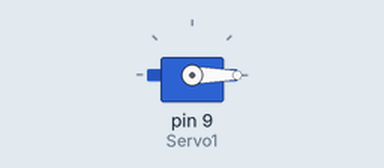
Simulated run of this sketch. Board: Arduino Uno, built with avr-gcc and run on an emulated ATmega328P. Shown: servo.

Above: at 0.05 s.
At 3.55 s:
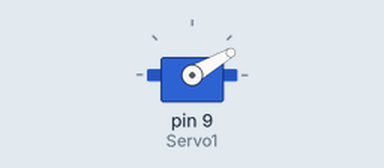
At 5.0 s:
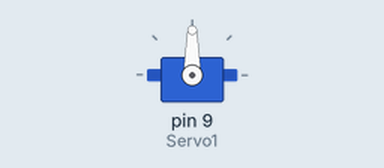
At 6.5 s:
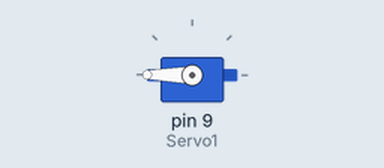
Timing chart, 0 to 8.5 s (numbered marks = the images above):
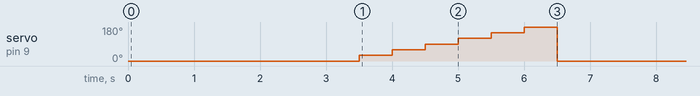

The sketch:

servo-motore.ino
```cpp
#include <Servo.h> // Include the Servo library

Servo Servo1; // Declare Servo1 object

void setup() {
  Servo1.attach(9); // Attach Servo1 to digital pin 9
}

void loop() {
  // Move Servo1 to various positions with delays in between
  Servo1.write(-180);
  delay(500);
  Servo1.write(-150);
  delay(500);
  Servo1.write(-120);
  delay(500);
  Servo1.write(-90);
  delay(500);
  Servo1.write(-60);
  delay(500);
  Servo1.write(-30);
  delay(500);
  Servo1.write(0);
  delay(500);
  Servo1.write(30);
  delay(500);
  Servo1.write(60);
  delay(500);
  Servo1.write(90);
  delay(500);
  Servo1.write(120);
  delay(500);
  Servo1.write(150);
  delay(500);
  Servo1.write(180);
  delay(500);
}
```

Measured:
- by itself, servo on pin 9 (Servo1): repeats every 6.5 s: 60° 0.50 s, 90° 0.50 s, 120° 0.50 s, 150° 0.50 s, 180° 0.50 s, 0° 3.5 s, 30° 0.50 s
